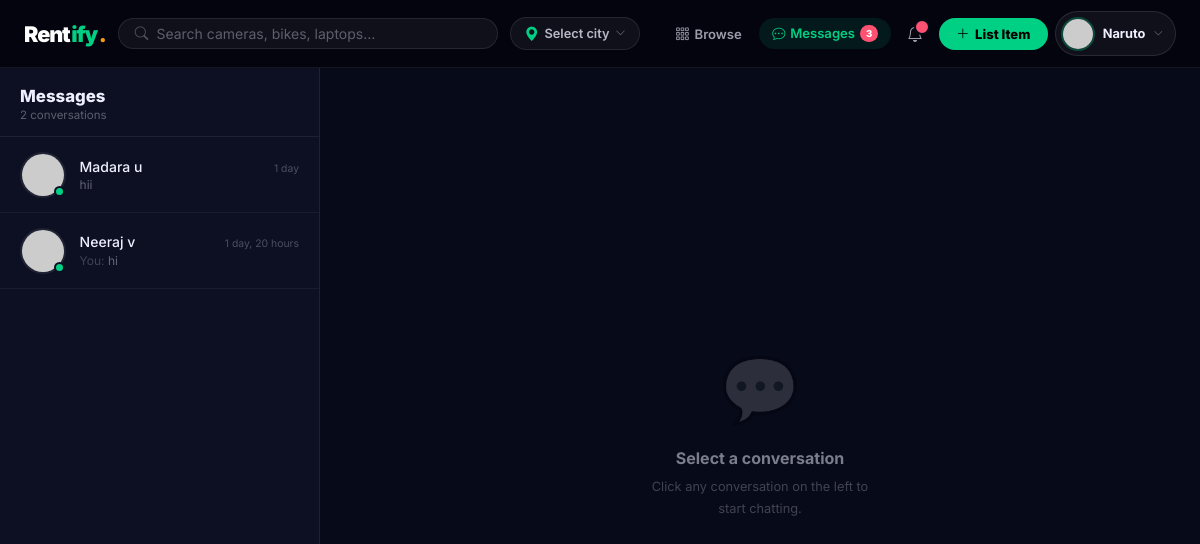
Page /messaging/ (signed in) on the earlier database version.
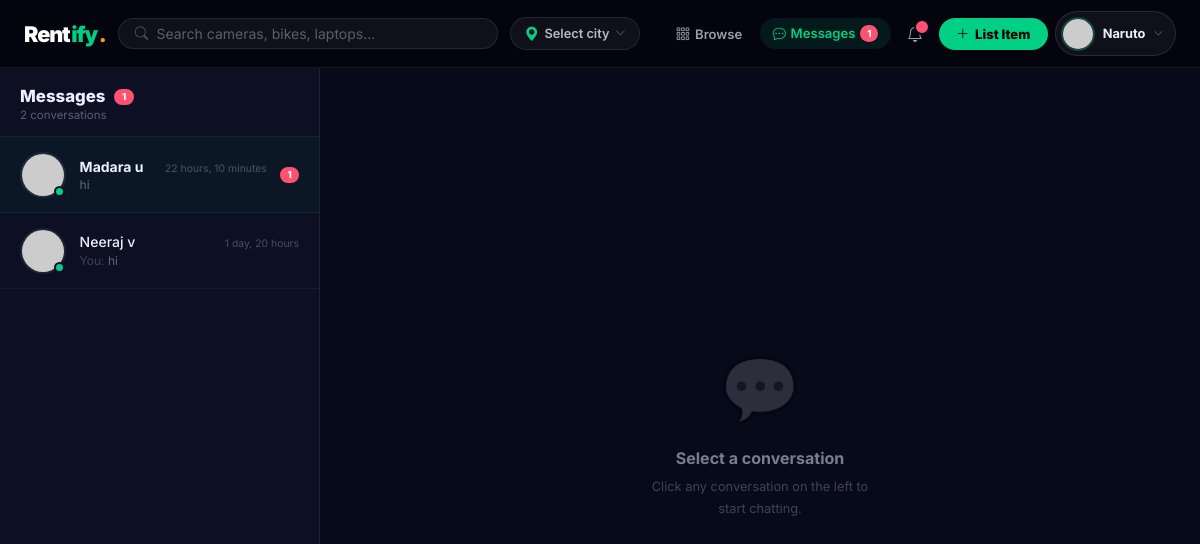
Same page on the later database version.
### messaging/models.py (models this page shows, shortened)
class Conversation(models.Model):
    participants = models.ManyToManyField(User, related_name='conversations')
    created_at = models.DateTimeField(auto_now_add=True)
    updated_at = models.DateTimeField(auto_now=True)
    class Meta:
        ordering = ['-updated_at']
    def get_other_participant(self, user):
        return self.participants.exclude(pk=user.pk).first()
    def get_last_message(self):
        return self.messages.order_by('-created_at').first()
    def unread_count(self, user):
        return self.messages.filter(is_read=False).exclude(sender=user).count()

class Message(models.Model):
    conversation = models.ForeignKey(Conversation, on_delete=models.CASCADE, related_name='messages')
    sender = models.ForeignKey(User, on_delete=models.CASCADE, related_name='sent_messages')
    content = models.TextField()
    is_read = models.BooleanField(default=False)
    created_at = models.DateTimeField(auto_now_add=True)
    class Meta:
        ordering = ['created_at']

### messaging/views.py (the view)
# urls.py: path('', views.inbox_view, name='inbox'),
@login_required
def inbox_view(request):
    conversations = request.user.conversations.prefetch_related('participants', 'messages').order_by('-updated_at')
    conv_data = []
    for conv in conversations:
        other = conv.get_other_participant(request.user)
        last_msg = conv.get_last_message()
        unread = conv.unread_count(request.user)
        conv_data.append({
            'conversation': conv,
            'other': other,
            'last_message': last_msg,
            'unread': unread,
        })
    total_unread = sum(c['unread'] for c in conv_data)
    return render(request, 'messaging/inbox.html', {
        'conv_data': conv_data,
        'total_unread': total_unread,
    })

### accounts/models.py (called while the page is built)
    def get_photo_url(self):
        if self.profile_photo:
            return self.profile_photo.url
        return '/static/images/default-avatar.png'

### listings/context_processors.py (called while the page is built)
def browse_location_processor(request):
    return {'browse_location': (request.session.get('browse_location') or '').strip()}

### notifications/context_processors.py (called while the page is built)
def notifications_processor(request):
    ctx = {
        'unread_notifications': [],
        'unread_count': 0,
        'user_listings_count': 0,
        'user_wishlist_count': 0,
        'user_messages_unread': 0,
        'footer_sections': _footer_sections(request),
    }
    if request.user.is_authenticated:
        user = request.user
        ctx['unread_notifications'] = Notification.objects.filter(
            recipient=user, is_read=False
        ).order_by('-created_at')[:8]
        ctx['unread_count'] = Notification.objects.filter(
            recipient=user, is_read=False
        ).count()
        ctx.update(_user_menu_stats(user))
    return ctx

### subscriptions/context_processors.py (called while the page is built)
def premium_processor(request):
    try:
        if not request.user.is_authenticated:
            return dict(_SAFE_DEFAULT)
        return premium_context(request.user)
    except Exception:
        return dict(_SAFE_DEFAULT)

### templates/messaging/inbox.html (shortened to what this page needs)
{% extends 'base.html' %}
{% load static %}
{% block content %}
<div class="msg-shell">
  <aside class="msg-sidebar">
    <div class="msg-sidebar-head">
      <div class="msg-sidebar-title">
        Messages
        {% if total_unread > 0 %}
        <span style="background:#FF5272;color:#fff;font-size:.6rem;font-weight:800;border-radius:50px;padding:.15rem .5rem;vertical-align:middle;margin-left:.3rem;">{{ total_unread }}</span>
        {% endif %}
      </div>
      <div class="msg-sidebar-sub">{{ conv_data|length }} conversation{{ conv_data|length|pluralize }}</div>
    </div>
    <div class="conv-list">
      {% if conv_data %}
        {% for item in conv_data %}
        <a href="{% url 'conversation' item.conversation.pk %}" class="conv-item {% if item.unread > 0 %}unread{% endif %}">
          <div class="ci-avatar">
            <img src="{{ item.other.profile.get_photo_url }}"
                 onerror="this.src='https://placehold.co/46/4F8EF7/fff?text={{ item.other.username|first|upper }}'">
            <span class="ci-online"></span>
          </div>
          <div class="ci-body">
            <div class="ci-top">
              <span class="ci-name">{{ item.other.get_full_name|default:item.other.username }}</span>
              {% if item.last_message %}
              <span class="ci-time">{{ item.last_message.created_at|timesince }}</span>
              {% endif %}
            </div>
            <div class="ci-preview">
              {% if item.last_message %}
                {% if item.last_message.sender == request.user %}<span style="color:rgba(238,240,255,.22);">You: </span>{% endif %}
                {{ item.last_message.content|truncatechars:40 }}
              {% else %}
                <span style="font-style:italic;color:rgba(238,240,255,.2);">Say hello!</span>
              {% endif %}
            </div>
          </div>
          {% if item.unread > 0 %}
          <span class="ci-badge">{{ item.unread }}</span>
          {% endif %}
        </a>
        {% endfor %}
      {% endif %}
    </div>
  </aside>
  <div class="msg-empty-area d-none d-md-flex">
    <div style="font-size:4rem;margin-bottom:1.25rem;opacity:.15;">💬</div>
    <h3 style="font-size:1rem;font-weight:700;color:rgba(238,240,255,.5);margin-bottom:.5rem;">Select a conversation</h3>
    <p style="font-size:.8rem;color:rgba(238,240,255,.25);max-width:240px;line-height:1.7;">
      Click any conversation on the left to start chatting.
    </p>
  </div>
</div>
{% endblock %}

### templates/includes/navbar.html (shortened to what this page needs)
{% if user.is_authenticated %}
<nav class="rfy-nav" id="mainNav">
  <div class="rfy-nav-inner">
    <a href="{% url 'home' %}" class="rfy-brand me-1">
      <span class="b-dark">Rent</span><span style="color:var(--green);">ify</span><span class="b-dot">.</span>
    </a>
    <form class="rfy-search d-none d-md-flex" action="{% url 'browse' %}" method="get" style="max-width:380px;">
      <i class="bi bi-search" style="color:rgba(238,240,255,.3);font-size:.85rem;flex-shrink:0;"></i>
      <input type="text" name="q" placeholder="Search cameras, bikes, laptops…" value="{{ request.GET.q|default:'' }}" autocomplete="off">
    </form>
    <div class="d-none d-lg-flex">
      {% include 'includes/location_dropdown.html' %}
    </div>
    <div class="rfy-nav-right d-none d-lg-flex">
      <a href="{% url 'browse' %}"
         class="rfy-navlink ">
        <i class="bi bi-grid-3x3-gap"></i> Browse
      </a>
      <a href="{% url 'inbox' %}"
         class="rfy-msg-link {% if request.resolver_match.url_name == 'inbox' or request.resolver_match.url_name == 'conversation' %}active{% endif %}">
        <i class="bi bi-chat-dots"></i>
        Messages
        {% if unread_count > 0 %}<span class="rfy-msg-badge">{{ unread_count }}</span>{% endif %}
      </a>
      <div style="position:relative;">
        <button class="rfy-iconbtn" id="notifBtn" aria-label="Notifications">
          <i class="bi bi-bell"></i>
          {% if unread_count > 0 %}<span class="rfy-badge"></span>{% endif %}
        </button>
      </div>
      <a href="{% url 'create_listing' %}" class="rfy-list-btn">
        <i class="bi bi-plus-lg"></i> List Item
      </a>
      <div class="rfy-nav-authed-only" style="position:relative;margin-left:.15rem;">
        <button class="rfy-profile-trigger" id="profileBtn" aria-expanded="false">
          <img src="{{ request.user.profile.get_photo_url }}"
               alt="{{ request.user.username }}"
               onerror="this.src='https://placehold.co/34/4F8EF7/fff?text={{ request.user.username|first|upper }}'">
          <span class="pt-name d-none d-xl-block">{{ request.user.first_name|default:request.user.username }}</span>
          <i class="bi bi-chevron-down pt-caret"></i>
        </button>
      </div>
    </div>
  </div>
</nav>
{% endif %}

Differences in the rows shown:
changed Conversation "Madara u": last_message.created_at "1 day" → "22 hours, 10 minutes"; last_message.content "hii" → "hi"; unread (not shown) → "1"
Other differences:
{{ unread_count }}: "3" → "1"
{{ total_unread }}: (not shown) → "1"
